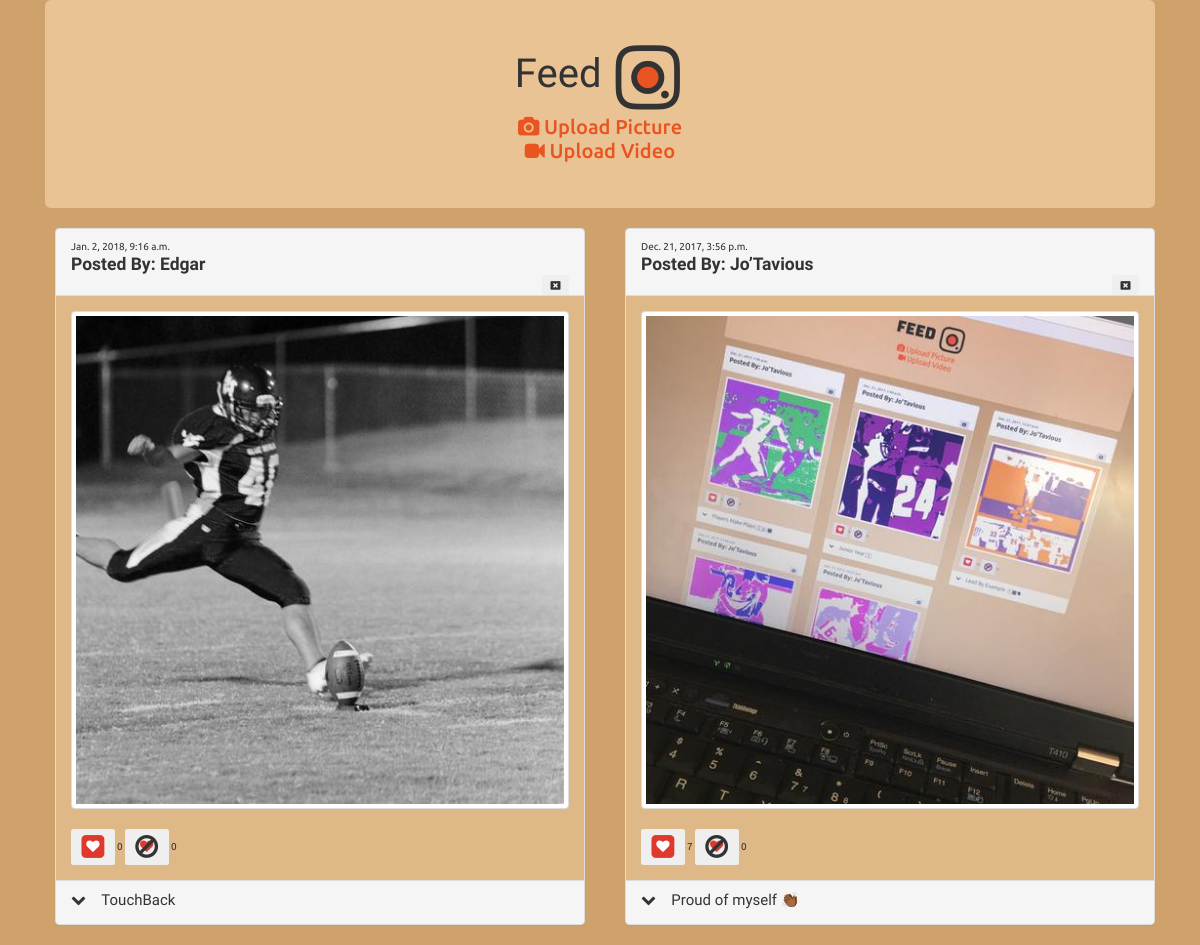
/app/feed/, run on an earlier commit of the app's database.
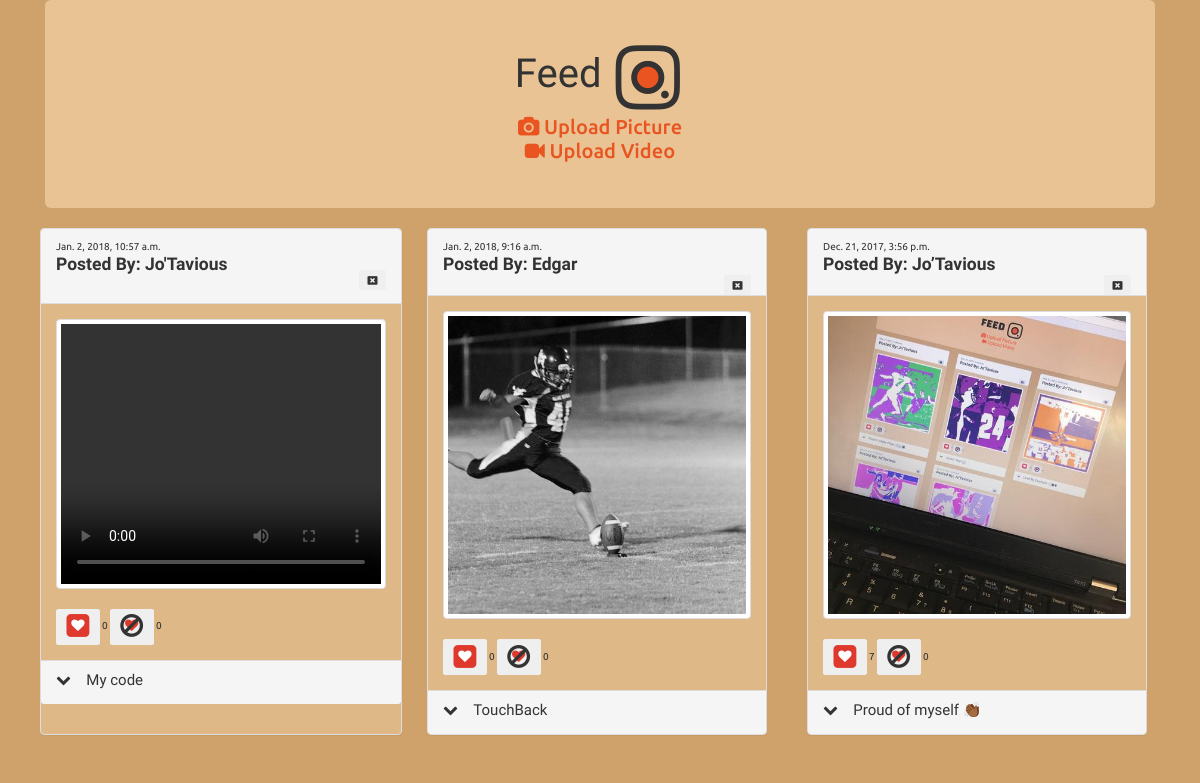
And on a later commit of the database.
### app/models.py (models this page shows)
class Document(models.Model):
    posted_by = models.CharField(max_length=16)
    caption = models.CharField(max_length=200)
    image = models.ImageField(upload_to='app/static/app/images')
    uploaded_at = models.DateTimeField(auto_now_add=True)
    likes = models.IntegerField(default=0)
    dislikes = models.IntegerField(default=0)
    def image_url(self):
        return self.image.url[len('app/static/'):]

class Video(models.Model):
    posted_by = models.CharField(max_length=16)
    caption = models.CharField(max_length=200)
    video = models.FileField(upload_to='app/static/app/images')
    uploaded_at = models.DateTimeField(auto_now_add=True)
    likes = models.IntegerField(default=0)
    dislikes = models.IntegerField(default=0)
    def image_url(self):
        return self.video.url[len('app/static/'):]

### app/views.py (the view)
# urls.py: path('feed/', views.Feed.as_view(), name='feed'),
class Feed(View):
    def get(self, request):
        docs = models.Document.objects.all().order_by('-uploaded_at')
        videos = models.Video.objects.all().order_by('-uploaded_at')
        comment_form = forms.CommentForm()
        total = docs.count() + videos.count()
        return render(request, 'app/base.html', {
            'docs': docs,
            'total': total,
            'videos': videos,
            'comment_form': comment_form
        })

### app/templatetags/app_extras.py (called while the page is built)
@register.filter
def htmlclass(total):
    if total == 1:
        return "col-lg-6 col-lg-offset-3"
    elif total == 2:
        return "col-lg-6"
    else:
        return "col-lg-4"

### app/templates/app/base.html (shortened to what the changed rows need)
<html>
{% load static %} {% load app_extras%}
<head>
    <link href="https://maxcdn.bootstrapcdn.com/font-awesome/4.7.0/css/font-awesome.min.css" rel="stylesheet"
>
    <link href="https://maxcdn.bootstrapcdn.com/bootstrap/3.3.7/css/bootstrap.min.css" rel="stylesheet"
>
    <link rel="stylesheet" href="{% static 'app/bootwatch.css' %}">
    <link rel="stylesheet" href="{% static 'app/style.css' %}">
</head>
<body>
    <div class="container">
        <div class="jumbotron">
            <h2>
                <a href="{% url 'app:upload' %}">
                    <i class="fa fa-camera" aria-hidden="true"></i>
                    Upload Picture
                </a>
                <br>
                <a href="{% url 'app:uploadvideo' %}">
                    <i class="fa fa-video-camera" aria-hidden="true"></i> Upload Video</a>
            </h2>
        </div>
        <div class="row">
            {% if videos %} {% for video in videos %}
            <div class="panel panel-default">
                <div class="panel-heading"> {{ video.uploaded_at }}
                    <h3 class="font-type">
                        <b>Posted By: {{ video.posted_by }}</b>
                        <form action="{% url 'app:deletevideo' video.id %}" method="post">
                            <button type="submit" class="btn pull-right">
                                <i class="fa fa-window-close" aria-hidden="true"></i>
                            </button>
                        </form>
                </div>
                <div class="panel-body">
                    <div class="thumbnail crop">
                        <video width="320" height="260" id="{{video.id}}" controls>
                            <source src="{% static video.image_url %}?t={% now 'u' %}" type="video/ogg" />
                            <source src="{% static video.image_url %}?t={% now 'u' %}" type="video/mp4" /> Your browser does not support the video tag.
                        </video>
                    </div>
                    <div class="like-dislike-btn">
                        <form action="{% url 'app:likevideo' video.id %}" method="post">
                            <button type="submit" class="btn">
                                <span class="fa-stack fa-lg">
                                    <i class="fa fa-square fa-stack-2x text-danger"></i>
                                    <i class="fa fa-heart fa-stack-1x fa-inverse"></i>
                                </span>
                            </button>
                            {{video.likes}}
                        </form>
                        <form action="{% url 'app:dislikevideo' video.id %}" method="post">
                            <button type="submit" class="btn">
                                <span class="fa-stack fa-lg">
                                    <i class="fa fa-heart fa-stack-1x text-danger"></i>
                                    <i class="fa fa-ban fa-stack-2x"></i>
                                </span>
                            </button>
                            {{video.dislikes}}
                        </form>
                    </div>
                </div>
                <div class="panel-footer">
                    <h4 class="panel-click font-type">
                        <i class="fa fa-chevron-down" aria-hidden="true"></i>&emsp;{{video.caption}}</h4>
                </div>
            </div>
            {% endfor %} {% endif %}{% if docs or videos%} {% for d in docs %}
            <div class="{{total|htmlclass}}">
                <div class="panel panel-default">
                    <div class="panel-heading"> {{ d.uploaded_at }}
                        <h3>
                            <b class="font-type">Posted By: {{ d.posted_by }}</b>
                        </h3>
                        <form action="{% url 'app:delete' d.id %} " method="post">
                            <button type="submit" class="btn pull-right">
                                <i class="fa fa-window-close" aria-hidden="true"></i>
                            </button>
                        </form>
                    </div>
                    <div class="panel-body">
                        <div class="thumbnail crop">
                            <img src="{% static d.image_url %}?t={% now 'u' %} " id="{{d.id}} " class="img-responsive" />
                        </div>
                        <div class="like-dislike-btn">
                            <form action="{% url 'app:likepic' d.id %} " method="post">
                                <button type="submit " class="btn">
                                    <span class="fa-stack fa-lg">
                                        <i class="fa fa-square fa-stack-2x text-danger"></i>
                                        <i class="fa fa-heart fa-stack-1x fa-inverse"></i>
                                    </span>
                                </button>
                                {{d.likes}}
                            </form>
                            <form action="{% url 'app:dislikepic' d.id %} " method="post">
                                <button type="submit " class="btn">
                                    <span class="fa-stack fa-lg">
                                        <i class="fa fa-heart fa-stack-1x text-danger"></i>
                                        <i class="fa fa-ban fa-stack-2x"></i>
                                    </span>
                                </button>
                                {{d.dislikes}}
                            </form>
                        </div>
                    </div>
                    <div class="panel-footer">
                        <h4 class="panel-click font-type">
                            <i class="fa fa-chevron-down" aria-hidden="true"></i>&emsp;{{d.caption}}</h4>
                    </div>
                </div>
            </div>
            {% endfor %} {% else %}
        </div>
        <div class="row">
            <div class="col-lg-12">
                <h3>No Pictures :'(</h3>
            </div>
            {% endif %}
        </div>
</body>
</html>

What changed in the data, as far as the page shows it:
added Video: uploaded_at "Jan. 2, 2018, 10:57 a.m.", posted_by "Jo'Tavious", likes "0", dislikes "0", caption "My code"
